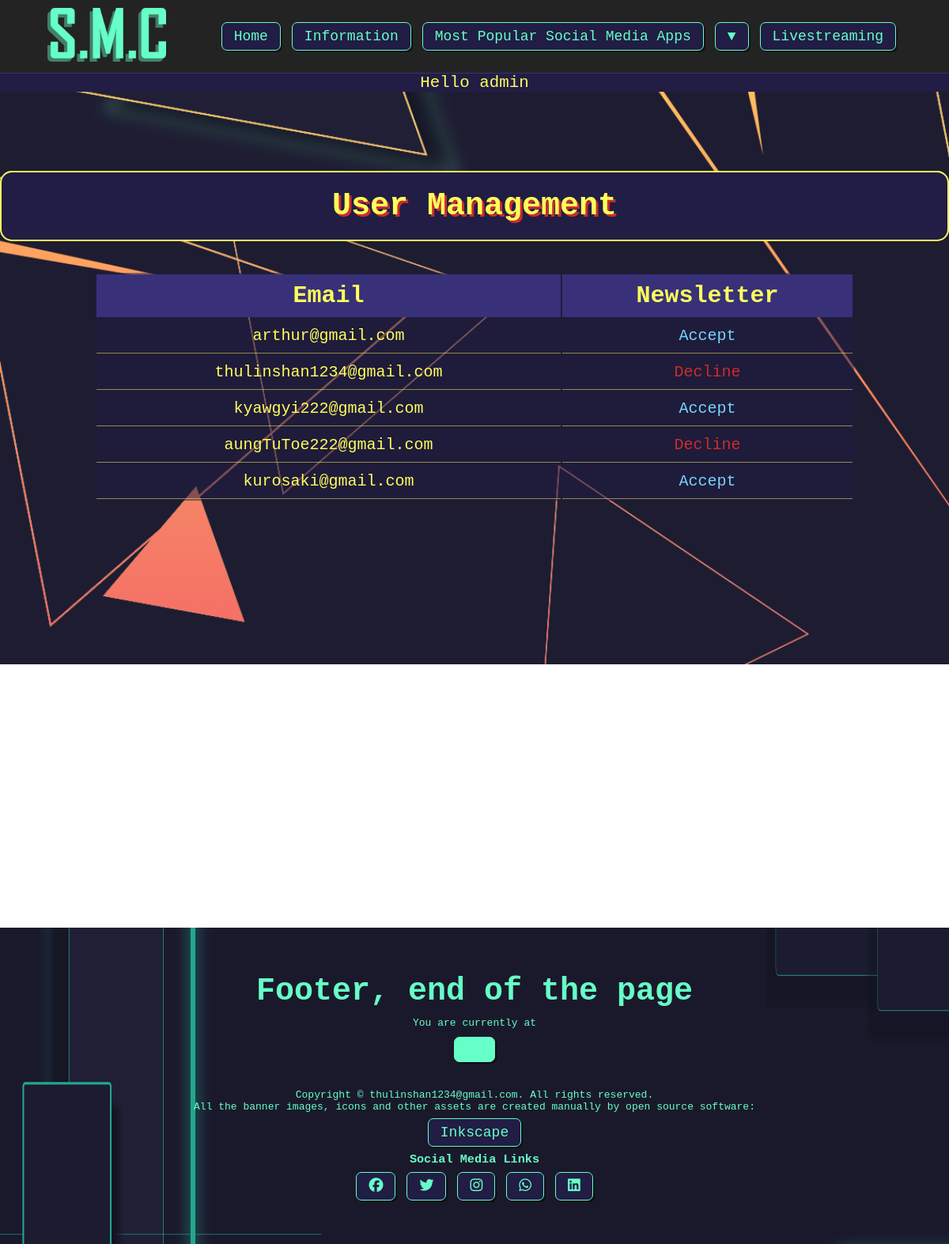
/admin/user_manage.php (signed in), run on the app's committed database.
### tables this page shows
CREATE TABLE `users` (
  `id` int(11) NOT NULL,
  `firstname` varchar(255) NOT NULL,
  `lastname` varchar(255) NOT NULL,
  `username` varchar(255) NOT NULL,
  `email` varchar(255) NOT NULL,
  `password` varchar(255) NOT NULL,
  `newsletter` tinyint(4) NOT NULL,
  `is_admin` int(11) NOT NULL DEFAULT 0
);

### admin/user_manage.php (the view, shortened to what this page needs)
<?php
include 'partials/header.php';
$query = " SELECT *
            FROM users WHERE is_admin=0";
$users = mysqli_query($connection, $query);
?>
<main class="information-body">
    <img src="<?= ROOT_URL ?>assets/images/banner4_spotted.png" alt="" class="information-bg-img" />
    <div class="third-banner">
        <div class="">
            <div class="illu-banner">
                <h2>User Management</h2>
                <div class="container">
                    <?php if (mysqli_num_rows($users)) : ?>
                        <table class="text-center">
                            <tr>
                                <th>Email</th>
                                <th>Newsletter</th>
                            </tr>
                            <?php while ($row = mysqli_fetch_assoc($users)) : ?>
                                <tr>
                                    <td><?= $row['email'] ?></td>
                                    <?php if ($row['newsletter'] == 1) : ?>
                                        <td class="font-blue">Accept</td>
                                    <?php else : ?>
                                        <td class="font-danger">Decline</td>
                                    <?php endif ?>
                                </tr>
                            <?php endwhile ?>
                        </table>
                    <?php else : ?>
                        <h3>No users found found</h3>
                    <?php endif ?>
                </div>
            </div>
        </div>
        <div class="social-safety">
            <div class="second-banner">
                <div id="second-banner">
                    <div class="second-banner-bg">
                    </div>
                </div>
            </div>
        </div>
    </div>
</main>
</body>
<?php
include 'partials/footer.php';
?>

### admin/partials/header.php (shortened to what this page needs)
<?php
require 'config/database.php';
$activePage = basename($_SERVER['PHP_SELF'], ".php");
if (isset($_SESSION['user-id'])) {
    $id = filter_var($_SESSION['user-id'], FILTER_SANITIZE_NUMBER_INT);
    $query = "SELECT username, firstname, lastname FROM users WHERE id=$id";
    $result = mysqli_query($connection, $query);
    $user = mysqli_fetch_assoc($result);
}
?>
<!DOCTYPE html>
<html lang="en">
<head>
    <link rel="stylesheet" href="<?= ROOT_URL ?>css/style.css" />
    <link rel="stylesheet" href="https://cdnjs.cloudflare.com/ajax/libs/font-awesome/4.7.0/css/font-awesome.min.css" />
</head>
<body>
    <nav class="nav">
        <div>
            <a href="<?= ROOT_URL ?>index.php"><img src="<?= ROOT_URL ?>assets/logos/smcLightBold.png" width="150px" alt="" /></a>
        </div>
        <div class="nav-full">
            <ul>
                <li><a class="btn-sm <?= ($activePage == 'index') ? 'btn-nav' : ''; ?>" href="<?= ROOT_URL ?>index.php">Home</a></li>
                <li>
                    <a class="btn-sm <?= ($activePage == 'information') ? 'btn-nav' : ''; ?>" href="<?= ROOT_URL ?>information.php">Information</a>
                </li>
                <li>
                    <a class="btn-sm <?= ($activePage == 'social') ? 'btn-nav' : ''; ?>" href="<?= ROOT_URL ?>social.php">Most Popular Social Media Apps</a>
                </li>
                <li>
                    <div class="dropdown">
                        <button onclick="myFunction()" class="btn-sm dropbtn">
                            &#x25BC
                        </button>
                    </div>
                </li>
                <li><a class="btn-sm <?= ($activePage == 'livestreaming') ? 'btn-nav' : ''; ?>" href="<?= ROOT_URL ?>livestreaming.php">Livestreaming</a></li>
            </ul>
        </div>
    </nav>
    <div class="user font-yellow bg-dark">
        <?php if (isset($_SESSION['user-id'])) : ?>
            <p class="text-center">Hello <?= $user['username'] ?></p>
        <?php else : ?>
            <p class="text-center">Log in or Register for better experience</p>
        <?php endif ?>
    </div>

### admin/partials/footer.php (shortened to what this page needs)
<footer>
    <div class="second-banner">
        <div id="second-banner">
            <div class="second-banner-bg">
            </div>
            <div class="second-banner">
                <div class="">
                    <h2>Footer, end of the page</h2>
                    <p>You are currently at</p>
                </div>
                <p class="btn btn-light">
                </p>
                <p>Copyright &copy; thulinshan1234@gmail.com. All rights reserved.</p>
                <p>
                    All the banner images, icons and other assets are created
                    manually by open source software:
                </p>
                <a href="https://inkscape.org/" class="btn-sm">Inkscape</a>
                <h3>Social Media Links</h3>
                <div class="d-flex content-center">
                    <a class="btn-sm" href=""><i class="fa-brands fa-facebook"></i></a>
                    <a class="btn-sm" href=""><i class="fa-brands fa-twitter"></i></a>
                    <a class="btn-sm" href=""><i class="fa-brands fa-instagram"></i></a>
                    <a class="btn-sm" href=""><i class="fa-brands fa-whatsapp"></i></a>
                    <a class="btn-sm" href=""><i class="fa-brands fa-linkedin"></i></a>
                </div>
            </div>
        </div>
    </div>
</footer>
</html>

### css/style.css (style rules this page uses)
:root { --color-dark: #211d45ff; --color-dark-half: rgba(33, 29, 69, 0.514); --color-blue: rgb(118, 212, 255); --color-light: #66ffc7ff; --color-light-half: rgba(102, 255, 199, 0.637); --color-primary: #383179ff; --color-dark-bg: rgb(36, 35, 35); --color-dark-hover: rgb(22, 20, 41); --color-dark-bg-hover: rgb(37, 45, 51); --color-red: rgb(202, 45, 45); --color-yelloe:rgb(255, 255, 91); --color-yelloe-half:rgba(255, 255, 91, 0.5); }
* { margin: 0; padding: 0; font-family: monospace; cursor: url("../assets/utilities/cursor2.png"), auto; scroll-behavior: smooth; }
* ul { list-style: none; }
.nav { display: flex; justify-content: space-between; align-items: center; padding-inline: 5%; padding-top: 10px; padding-bottom: 10px; background-color: var(--color-dark-bg); border-bottom: 1px solid var(--color-primary); }
.nav-full ul { list-style: none; display: flex; justify-content: space-around; }
.nav-full ul li a { text-decoration: none; }
.dropdown { position: relative; display: inline-block; }
.user p { font-size: 1.6rem; }
.btn { font-size: 20px; text-decoration: none; display: inline-block; color: var(--color-light); padding: 15px 25px; margin: 10px; border-radius: 7px; box-shadow: 2px 2px 0 rgba(0, 0, 0, 0.486); border: 1px solid var(--color-light); background: var(--color-dark); }
.btn-sm { font-size: 18px; text-decoration: none; display: inline-block; color: var(--color-light); padding: 7px 15px; margin: 7px; border-radius: 7px; box-shadow: 2px 2px 0 rgba(0, 0, 0, 0.486); border: 1px solid var(--color-light); background: var(--color-dark); }
.btn-light { color: var(--color-primary); background: var(--color-light); }
#second-banner { text-align: center; position: relative; min-height: 50vh; }
#second-banner .second-banner { position: absolute; width: 90vw; left: 50%; top: 50%; -rain-transform: translate(-50%, -50%); -ms-transform: translate(-50%, -50%); transform: translate(-50%, -50%); }
#second-banner .second-banner-bg { position: absolute; left: 0; right: 0; top: 0; bottom: 0; overflow: hidden; }
.second-banner h2 { font-size: 40px; margin: 10px 0; }
.container { width: 80%; margin: 10px auto; height: inherit; display: flex; flex-direction: column; justify-content: center; }
.third-banner { height: fit-content; color: white; text-align: center; padding: 40px 0; }
.third-banner h2 { padding-top: 20px; background-color: var(--color-light); color: var(--color-dark); border-radius: 5px; font-size: 40px; }
.illu-banner { padding: 50px 0; margin: 10px 0; }
.illu-banner h2 { font-size: 40px; text-align: center; color: var(--color-primary); text-shadow: 3px 3px var(--color-light); }
footer { color: var(--color-light); background-image: url("../assets/images/banner2.png"); }
.information-bg-img { top: 0; z-index: -1; position: fixed; height: 105vh; animation: animateBg 5s linear infinite; background-image: linear-gradient( 0deg, #ee2b2b, #c19b4a, #edffb5, #c6ee4a, #51ffb6, #5dccff, #00d9ff, #498ada, #4b6cff, #5b42ff, #ff6060, #ffcc5f ); background-size: 100% 1100%; }
.information-body .illu-banner h2 { color: var(--color-light); text-shadow: 3px 3px var(--color-red); }
.information-body .third-banner { height: fit-content; }
.information-body .third-banner h2 { padding: 20px; color: var(--color-yelloe); border-radius: 15px; border: 2px solid var(--color-yelloe); background-color: var(--color-dark); }
.information-body .social-safety { color: var(--color-light); }
table { color: var(--color-yelloe); margin: 30px 0; background: var(--color-dark-half); }
table th { padding: 10px 0; background-color: var(--color-primary); font-size: 30px; }
table td { font-size: 20px; padding: 10px 0; border-bottom: 1px solid var(--color-yelloe-half); }
.d-flex { display: flex; }
.content-center { justify-content: center; }
.text-center { text-align: center; }
.bg-dark { background-color: var(--color-dark); }
.font-danger { color: var(--color-red); }
.font-blue { color: var(--color-blue); }
.font-yellow { color: var(--color-yelloe); }

### data on the page
users: username "admin"
users: email "arthur@gmail.com", newsletter "Accept"
users: email "thulinshan1234@gmail.com", newsletter "Decline"
users: email "kyawgyi222@gmail.com", newsletter "Accept"
users: email "aungTuToe222@gmail.com", newsletter "Decline"
users: email "kurosaki@gmail.com", newsletter "Accept"
